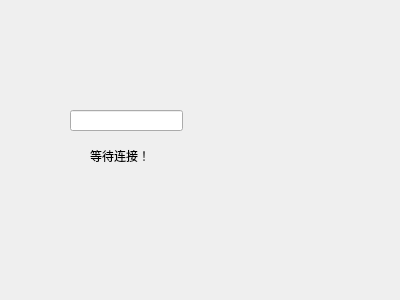
<?xml version="1.0" encoding="UTF-8"?>
<ui version="4.0">
 <class>Server</class>
 <widget class="QDialog" name="Server">
  <property name="geometry">
   <rect>
    <x>0</x>
    <y>0</y>
    <width>400</width>
    <height>300</height>
   </rect>
  </property>
  <property name="windowTitle">
   <string>Server</string>
  </property>
  <widget class="QLabel" name="label">
   <property name="geometry">
    <rect>
     <x>90</x>
     <y>140</y>
     <width>201</width>
     <height>31</height>
    </rect>
   </property>
   <property name="text">
    <string>等待连接！</string>
   </property>
  </widget>
  <widget class="QLineEdit" name="lineEdit">
   <property name="geometry">
    <rect>
     <x>70</x>
     <y>110</y>
     <width>113</width>
     <height>21</height>
    </rect>
   </property>
  </widget>
 </widget>
 <layoutdefault spacing="6" margin="11"/>
 <resources/>
 <connections/>
</ui>
